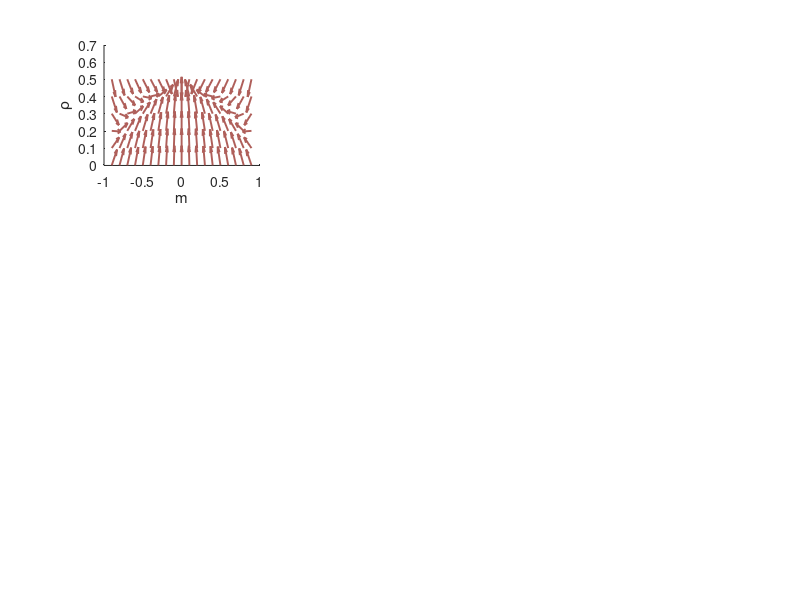

The MATLAB source for this figure: (Note: this script raises an error after producing the figure.)
%% phase portaits in (m, rho)-plane
clear

% define coupled differential equations as functions

% magnetism
dm_dt = @(p, q, rho, n_plus, n_minus) 2.*(1-p).*( -n_plus.*(rho./(2.*n_plus)).^q + ...
    n_minus.*(rho./(2.*n_minus)).^q );

% active edge density
drho_dt = @(p, q, rho, n_plus, n_minus, k_avg) (2./k_avg).*( -p.*( n_plus.*(rho./(2.*n_plus)).^q + n_minus.*(rho./(2.*n_minus)).^q ) + ...
    (1-p).*( n_plus .* ( rho./(2*n_plus) ).^q ).*(k_avg - 2.*q - 2.*(k_avg - q).*(rho./(2.*n_plus)) ) + ...
    (1-p).*( n_minus .* ( rho./(2*n_minus) ).^q ).*(k_avg - 2.*q - 2.*(k_avg - q).*(rho./(2.*n_minus)) ) );

% initialise variables
p_vec = [0.2, 0.78, 0.9];
q_vec = [0.5, 1, 2];
k_avg = 8;

% initialise counter for subplot placement
counter = 0;

% loop over q values
for i = 1:length(q_vec)

    % update current q value
    q = q_vec(i);

    % loop over p values
    for j = 1:length(p_vec)

        % update current p value
        p = p_vec(j);

        % define mesh of m and rho values
        [m, rho] = meshgrid(-1:0.1:1, 0.001:0.1:0.501);

        % evaluate dm/dt and drho/dt vectors over mesh for current p and q
        dm = dm_dt(p, q, rho, 0.5.*(1+m), 0.5.*(1-m));
        drho = drho_dt(p, q, rho, 0.5.*(1+m), 0.5.*(1-m), k_avg);

        % calculate magnitudes of vectors
        magnitude = sqrt(dm.^2 + drho.^2);

        % normalize to unit vectors
        dm_unit = dm ./ magnitude; % m-direction
        drho_unit = drho ./ magnitude; % rho-direction

        % set desired length for all arrows
        arrow_length = 4; % can adjust size here
        dm_plot = dm_unit * arrow_length;
        drho_plot = drho_unit * arrow_length;

        % evaluate rho* for current p and q
        rho_star = ( (1 - p)*(k_avg - 2*q) - p ) / ( 2*(1-p)*(k_avg - q) );

        % update counter
        counter = counter + 1;

        % plot the arrows
        figure(1);
        set(gca,'fontsize',16)
        subplot(3,3,counter)
        hold on
        quiver(m, rho, dm_plot, drho_plot, 'LineWidth', 1.4, 'Color','#AF5F5A');
        xlabel('m');
        ylabel('\rho');

        if (p == p_vec(1)) && (q == q_vec(1))

            % plot predicted stabilities of steady states
            xline(0, 'k', 'LineWidth', 2)
            plot(-1,0, 'ko', 'MarkerSize', 16, 'LineWidth', 2)
            plot(1,0, 'ko', 'MarkerSize', 16, 'LineWidth', 2)
            plot(0,rho_star, 'k.', 'MarkerSize', 50)
            plot(0,0, 'ko', 'MarkerSize', 16, 'LineWidth', 2)

            ode_fun = @(t,y) [ dm_dt(p, q, y(2), 0.5.*(1+y(1)), 0.5.*(1-y(1))); drho_dt(p, q, y(2), 0.5.*(1+y(1)), 0.5.*(1-y(1)), k_avg)];

            % plot separatrices
            initial_condition = [-0.99, 0.01]; % (m, rho)
            tspan = [0 10];
            [t,y] = ode45(ode_fun,tspan,initial_condition);
            plot(y(:,1),y(:,2), 'k', 'LineWidth', 2)

            initial_condition = [0.99, 0.01]; % (m, rho)
            tspan = [0 10];
            [t,y] = ode45(ode_fun,tspan,initial_condition);
            plot(y(:,1),y(:,2), 'k', 'LineWidth', 2)
            axis([-1 1 0 0.5])
            title(sprintf('p1 < pc, q = %.2f', q))

        elseif (p == p_vec(1)) && (q == q_vec(2))

            % plot predicted stabilities of steady states
            xline(0, 'k', 'LineWidth', 2)

            ode_fun = @(t,y) [ dm_dt(p, q, y(2), 0.5.*(1+y(1)), 0.5.*(1-y(1))); drho_dt(p, q, y(2), 0.5.*(1+y(1)), 0.5.*(1-y(1)), k_avg)];

            % run model and plot end points
            initial_conditions = [linspace(-0.999,0.999,100);linspace(0,0.5,100)]; % (m, rho)
            tspan = [0 100];

            for i = 1:length(initial_conditions)
                initial_condition = [initial_conditions(1, i), initial_conditions(2, i)];
                [t,y] = ode45(ode_fun,tspan,initial_condition);
                y_plot(i, 1:2) = [y(end, 1), y(end, 2)];
            end

            plot(y_plot(:,1),y_plot(:,2), 'k', 'LineWidth', 2)
            axis([-1 1 0 0.5])
            title(sprintf('p1 < pc, q = %.2f', q))

        elseif (p == p_vec(1)) && (q == q_vec(3))

            % plot predicted stabilities of steady states
            xline(0, 'k', 'LineWidth', 2)
            plot(-1,0, 'k.', 'MarkerSize', 50)
            plot(1,0, 'k.', 'MarkerSize', 50)
            plot(0,rho_star, 'ko', 'MarkerSize', 16, 'LineWidth', 2)
            plot(0,0, 'ko', 'MarkerSize', 16, 'LineWidth', 2)

            ode_fun = @(t,y) [ dm_dt(p, q, y(2), 0.5.*(1+y(1)), 0.5.*(1-y(1))); drho_dt(p, q, y(2), 0.5.*(1+y(1)), 0.5.*(1-y(1)), k_avg)];

            % plot separatrices
            initial_condition = [-0.01, 0.3125]; % (m, rho)
            tspan = [0 100];
            [t,y] = ode45(ode_fun,tspan,initial_condition);
            plot(y(:,1),y(:,2), 'k', 'LineWidth', 2)

            initial_condition = [0.01, 0.3125]; % (m, rho)
            tspan = [0 100];
            [t,y] = ode45(ode_fun,tspan,initial_condition);
            plot(y(:,1),y(:,2), 'k', 'LineWidth', 2)
            axis([-1 1 0 0.5])
            title(sprintf('p1 < pc, q = %.2f', q))

        elseif (p == p_vec(2)) && (q == q_vec(1))

            % plot predicted stabilities of steady states
            xline(0, 'k', 'LineWidth', 2)
            plot(-1,0, 'ko', 'MarkerSize', 16, 'LineWidth', 2)
            plot(1,0, 'ko', 'MarkerSize', 16, 'LineWidth', 2)
            plot(0,rho_star, 'k.', 'MarkerSize', 50)
            plot(0,0, 'ko', 'MarkerSize', 16, 'LineWidth', 2)

            ode_fun = @(t,y) [ dm_dt(p, q, y(2), 0.5.*(1+y(1)), 0.5.*(1-y(1))); drho_dt(p, q, y(2), 0.5.*(1+y(1)), 0.5.*(1-y(1)), k_avg)];

            % plot separatrices
            initial_condition = [-0.99, 0.01]; % (m, rho)
            tspan = [0 4000];
            [t,y] = ode45(ode_fun,tspan,initial_condition);
            plot(y(:,1),y(:,2), 'k', 'LineWidth', 2)

            initial_condition = [0.99, 0.01]; % (m, rho)
            tspan = [0 4000];
            [t,y] = ode45(ode_fun,tspan,initial_condition);
            plot(y(:,1),y(:,2), 'k', 'LineWidth', 2)
            axis([-1 1 0 0.5])
            title(sprintf('p2 < pc, q = %.2f', q))

        elseif (p == p_vec(2)) && (q == q_vec(2))

            % plot predicted stabilities of steady states
            xline(0, 'k', 'LineWidth', 2)

            ode_fun = @(t,y) [ dm_dt(p, q, y(2), 0.5.*(1+y(1)), 0.5.*(1-y(1))); drho_dt(p, q, y(2), 0.5.*(1+y(1)), 0.5.*(1-y(1)), k_avg)];

            % run model and plot end points
            initial_conditions = [linspace(-0.999,0.999,100);linspace(0,0.5,100)]; % (m, rho)
            tspan = [0 100];

            for i = 1:length(initial_conditions)
                initial_condition = [initial_conditions(1, i), initial_conditions(2, i)];
                [t,y] = ode45(ode_fun,tspan,initial_condition);
                y_plot(i, 1:2) = [y(end, 1), y(end, 2)];
            end

            plot(y_plot(:,1),y_plot(:,2), 'k', 'LineWidth', 2)
            axis([-1 1 0 0.5])
            title(sprintf('p2 < pc, q = %.2f', q))

        elseif (p == p_vec(2)) && (q == q_vec(3))

            % plot predicted stabilities of steady states
            xline(0, 'k', 'LineWidth', 2)
            plot(-1,0, 'k.', 'MarkerSize', 50)
            plot(1,0, 'k.', 'MarkerSize', 50)
            plot(0,rho_star, 'ko', 'MarkerSize', 16, 'LineWidth', 2)
            plot(0,0, 'ko', 'MarkerSize', 16, 'LineWidth', 2)

            ode_fun = @(t,y) [ dm_dt(p, q, y(2), 0.5.*(1+y(1)), 0.5.*(1-y(1))); drho_dt(p, q, y(2), 0.5.*(1+y(1)), 0.5.*(1-y(1)), k_avg)];

            % plot separatrices
            initial_condition = [-0.01, 0.0379]; % (m, rho)
            tspan = [0 40000];
            [t,y] = ode45(ode_fun,tspan,initial_condition);
            plot(y(:,1),y(:,2), 'k', 'LineWidth', 2)

            initial_condition = [0.01, 0.0379]; % (m, rho)
            tspan = [0 40000];
            [t,y] = ode45(ode_fun,tspan,initial_condition);
            plot(y(:,1),y(:,2), 'k', 'LineWidth', 2)
            axis([-1 1 0 0.5])
            title(sprintf('p2 < pc, q = %.2f', q))

        elseif ( (p == p_vec(3)) && (q == q_vec(1)) ) || ( (p == p_vec(3)) && (q == q_vec(2)) ) || ( (p == p_vec(3)) && (q == q_vec(3)) )

            % plot predicted stabilities of steady states
            xline(0, 'k', 'LineWidth', 2)
            plot(0,0, 'k.', 'MarkerSize', 50)
            axis([-1 1 0 0.5])
            title(sprintf('p3 > pc, q = %.2f', q))

        end
    end
end

set(gca,'fontsize',16)


%% phase portait in (m, rho)-plane for p = pc case
clear

% define coupled differential equations
dm_dt = @(p, q, rho, n_plus, n_minus) 2.*(1-p).*( -n_plus.*(rho./(2.*n_plus)).^q + ...
    n_minus.*(rho./(2.*n_minus)).^q );

drho_dt = @(p, q, rho, n_plus, n_minus, k_avg) (2./k_avg).*( -p.*( n_plus.*(rho./(2.*n_plus)).^q + n_minus.*(rho./(2.*n_minus)).^q ) + ...
    (1-p).*( n_plus .* ( rho./(2*n_plus) ).^q ).*(k_avg - 2.*q - 2.*(k_avg - q).*(rho./(2.*n_plus)) ) + ...
    (1-p).*( n_minus .* ( rho./(2*n_minus) ).^q ).*(k_avg - 2.*q - 2.*(k_avg - q).*(rho./(2.*n_minus)) ) );

% initialise variables
q_vec = [0.5, 1, 2];
k_avg = 8;

% initialise counter for subplot placement
counter = 0;

% loop over q values
for i = 1:length(q_vec)

    % update current q value
    q = q_vec(i);

    % evaluate corresponding p value, where p = pc
    p = (k_avg - 2*q) / (1 + k_avg - 2*q);

    % define mesh of m and rho values
    [m, rho] = meshgrid(-1:0.05:1, 0.001:0.05:0.501);

    % evaluate dm/dt and drho/dt vectors over mesh for current p and q
    dm = dm_dt(p, q, rho, 0.5.*(1+m), 0.5.*(1-m));
    drho = drho_dt(p, q, rho, 0.5.*(1+m), 0.5.*(1-m), k_avg);

    % calculate magnitudes of vectors
    magnitude = sqrt(dm.^2 + drho.^2);

    % normalize to unit vectors
    dm_unit = dm ./ magnitude; % unit vector in the m-direction
    drho_unit = drho ./ magnitude; % unit vector in the rho-direction

    % set desired length for all arrows
    arrow_length = 4; % can adjust
    dm_plot = dm_unit * arrow_length;
    drho_plot = drho_unit * arrow_length;

    % evaluate rho* for current p and q
    rho_star = ( (1 - p)*(k_avg - 2*q) - p ) / ( 2*(1-p)*(k_avg - q) );

    % update counter
    counter = counter + 1;

    % plot the arrows
    figure(2);
    set(gca,'fontsize',14)
    subplot(1,3,counter)
    hold on
    quiver(m, rho, dm_plot, drho_plot, 'LineWidth', 1.4, 'Color','#AF5F5A');
    xlabel('m');
    ylabel('\rho');

    xline(0, 'k', 'LineWidth', 2)
    plot(0,rho_star, 'k.', 'MarkerSize', 50)
    axis([-1 1 0 0.5])
    title(sprintf('p = pc, q = %.2f', q))

end

set(gca,'fontsize',14)
